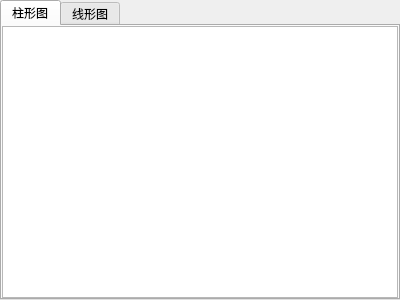
<ui version="4.0" >
 <class>ProgressWidgetClass</class>
 <widget class="QWidget" name="ProgressWidgetClass" >
  <property name="geometry" >
   <rect>
    <x>0</x>
    <y>0</y>
    <width>400</width>
    <height>300</height>
   </rect>
  </property>
  <property name="windowTitle" >
   <string>ProgressWidget</string>
  </property>
  <layout class="QVBoxLayout" >
   <property name="margin" >
    <number>0</number>
   </property>
   <property name="spacing" >
    <number>0</number>
   </property>
   <item>
    <widget class="QTabWidget" name="tabWidget" >
     <property name="currentIndex" >
      <number>0</number>
     </property>
     <widget class="QWidget" name="barViewTab" >
      <attribute name="title" >
       <string>柱形图</string>
      </attribute>
      <layout class="QVBoxLayout" >
       <property name="margin" >
        <number>0</number>
       </property>
       <property name="spacing" >
        <number>6</number>
       </property>
       <item>
        <widget class="BarView" name="barView" />
       </item>
      </layout>
     </widget>
     <widget class="QWidget" name="kViewTab" >
      <attribute name="title" >
       <string>线形图</string>
      </attribute>
      <layout class="QVBoxLayout" >
       <property name="margin" >
        <number>0</number>
       </property>
       <property name="spacing" >
        <number>0</number>
       </property>
       <item>
        <widget class="KView" name="kView" />
       </item>
      </layout>
     </widget>
    </widget>
   </item>
  </layout>
 </widget>
 <layoutdefault spacing="6" margin="11" />
 <customwidgets>
  <customwidget>
   <class>KView</class>
   <extends>QTableView</extends>
   <header>KView.h</header>
  </customwidget>
  <customwidget>
   <class>BarView</class>
   <extends>QTableView</extends>
   <header>BarView.h</header>
  </customwidget>
 </customwidgets>
 <resources/>
 <connections/>
</ui>
